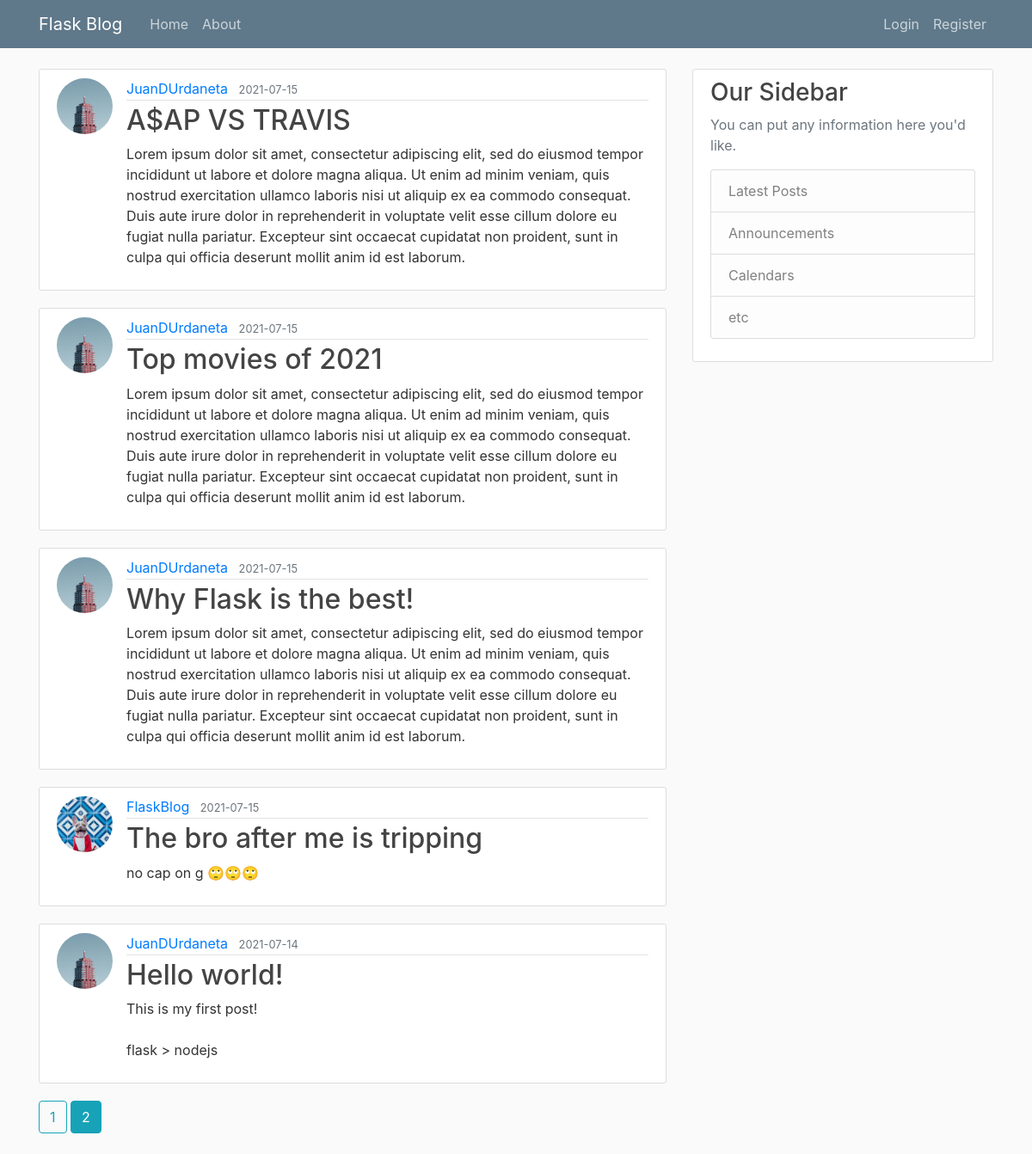
The page /home?page=2 on the database its author committed.
### flaskblog/models.py (models this page shows, shortened)
class Post(db.Model):
    id = db.Column(db.Integer, primary_key=True)
    title = db.Column(db.String(100), nullable=False)
    date_posted = db.Column(db.DateTime, nullable=False, default=datetime.utcnow)
    content = db.Column(db.Text, nullable=False)
    user_id = db.Column(db.Integer, db.ForeignKey('user.id'), nullable=False)

class User(db.Model, UserMixin):
    id = db.Column(db.Integer, primary_key=True)
    username = db.Column(db.String(20), unique=True, nullable=False)
    email = db.Column(db.String(120), unique=True, nullable=False)
    image_file = db.Column(db.String(20), nullable=False, default='default.jpg')
    password = db.Column(db.String(60), nullable=False)
    posts = db.relationship('Post', backref='author', lazy=True)

### flaskblog/main/routes.py (the view)
@main.route("/")
@main.route("/home")
def home():
    page = request.args.get('page', 1, type=int)
    posts = Post.query.order_by(Post.date_posted.desc()).paginate(page=page, per_page=5)
    return render_template('home.html', posts=posts)

### flaskblog/templates/home.html
{% extends "layout.html" %}
{% block content %}
    {% for post in posts.items %}
        <article class="media content-section">
          <img src="{{url_for('static', filename='profile_pics/'+ post.author.image_file )}}" class="rounded-circle article-img">
          <div class="media-body">
            <div class="article-metadata">
              <a class="mr-2" href="{{url_for('users.user_posts', username = post.author.username)}}">{{ post.author.username }}</a>
              <small class="text-muted">{{ post.date_posted.strftime('%Y-%m-%d') }}</small>
            </div>
            <h2><a class="article-title" href="{{url_for('posts.post', post_id=post.id)}}">{{ post.title }}</a></h2>
            <p class="article-content">{{ post.content }}</p>
          </div>
        </article>
    {% endfor %}
      {% for page_num in posts.iter_pages(left_edge=1, right_edge=1, left_current=1, right_current=2) %}
        {% if page_num %}
          {% if posts.page == page_num %}
          <a href="{{url_for('main.home', page=page_num)}}" class="btn btn-info mb-4">{{page_num}}</a>
          {% else %}
          <a href="{{url_for('main.home', page=page_num)}}" class="btn btn-outline-info mb-4">{{page_num}}</a>
          {% endif %}
        {% else %}
        ...
        {% endif %}
      {% endfor %}
{% endblock content %}

### flaskblog/static/main.css (style rules this page uses)
body { background: #fafafa; color: #333333; margin-top: 5rem; }
h1, h2, h3, h4, h5, h6 { color: #444444; }
.content-section { background: #ffffff; padding: 10px 20px; border: 1px solid #dddddd; border-radius: 3px; margin-bottom: 20px; }
.article-title { color: #444444; }
.article-content { white-space: pre-line; }
.article-img { height: 65px; width: 65px; margin-right: 16px; object-fit: cover; }
.article-metadata { padding-bottom: 1px; margin-bottom: 4px; border-bottom: 1px solid #e3e3e3 }

### rows shown on the page
Post: image_file (picture), author.username "JuanDUrdaneta", date_posted "2021-07-15", title "A$AP VS TRAVIS", content "Lorem ipsum dolor sit amet, consectetur adipiscing elit, sed do eiusmod tempor incididunt ut labore et dolore magna aliqua. Ut enim ad minim veniam, quis nostrud exercitation ullamco laboris nisi ut aliquip ex ea commodo consequat. Duis aute irure dolor in reprehenderit in voluptate velit esse cillum dolore eu fugiat nulla pariatur. Excepteur sint occaecat cupidatat non proident, sunt in culpa qui officia deserunt mollit anim id est laborum."
Post: image_file (picture), author.username "JuanDUrdaneta", date_posted "2021-07-15", title "Top movies of 2021", content "Lorem ipsum dolor sit amet, consectetur adipiscing elit, sed do eiusmod tempor incididunt ut labore et dolore magna aliqua. Ut enim ad minim veniam, quis nostrud exercitation ullamco laboris nisi ut aliquip ex ea commodo consequat. Duis aute irure dolor in reprehenderit in voluptate velit esse cillum dolore eu fugiat nulla pariatur. Excepteur sint occaecat cupidatat non proident, sunt in culpa qui officia deserunt mollit anim id est laborum."
Post: image_file (picture), author.username "JuanDUrdaneta", date_posted "2021-07-15", title "Why Flask is the best!", content "Lorem ipsum dolor sit amet, consectetur adipiscing elit, sed do eiusmod tempor incididunt ut labore et dolore magna aliqua. Ut enim ad minim veniam, quis nostrud exercitation ullamco laboris nisi ut aliquip ex ea commodo consequat. Duis aute irure dolor in reprehenderit in voluptate velit esse cillum dolore eu fugiat nulla pariatur. Excepteur sint occaecat cupidatat non proident, sunt in culpa qui officia deserunt mollit anim id est laborum."
Post: image_file (picture), author.username "FlaskBlog", date_posted "2021-07-15", title "The bro after me is tripping", content "no cap on g 🙄🙄🙄"
Post: image_file (picture), author.username "JuanDUrdaneta", date_posted "2021-07-14", title "Hello world!", content "This is my first post! flask > nodejs"

### other values the page prints
{{ page_num }} "1"
{{ page_num }} "2"
